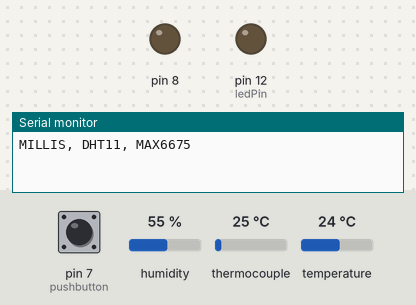
Simulated run of this sketch. Board: Arduino Uno, built with avr-gcc and run on an emulated ATmega328P. Parts: output pins drawn as LEDs (lit = HIGH), the last lines printed to the serial monitor. The inputs (shaded band) are chosen by the test bench; at power-on: pin 7 (pushbutton) LOW, humidity 55 %, thermocouple 25 °C, temperature 24 °C. Pins used as bus, display or sensor lines are not drawn.

Above: at 1.2 s.
1.3 s: pin 7 (pushbutton) pulled HIGH for 3 s
At 2.8 s:
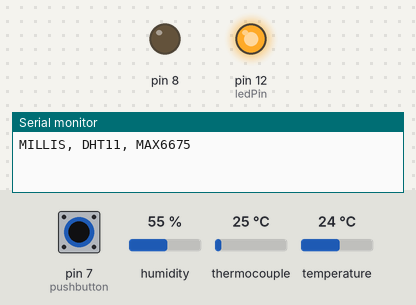
At 4.4 s:
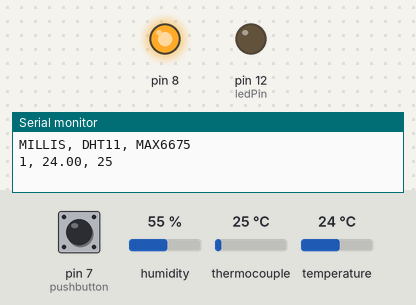
Timing chart, 0 to 15.5 s (numbered marks = the images above; inputs shaded):
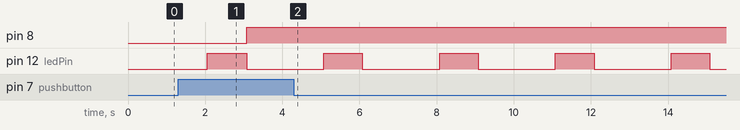

The sketch:

BUTTON-DHT-MAX.ino
```cpp
// this example is public domain. enjoy!
// www.ladyada.net/learn/sensors/thermocouple

#include "max6675.h"
#include "DHT.h"
#define DHTPIN 13
#define DHTTYPE DHT11   // DHT 11
int digitalval = 0;
int thermoDO = 6;
int thermoCS = 5;
int thermoCLK = 4;
int minuti = 1;
int thermtemp = 0;
int pushbutton = 7;
int ledPin = 12;
unsigned long old_millis = 0;
//unsigned long delta = 2000;
float temp;
MAX6675 thermocouple(thermoCLK, thermoCS, thermoDO);
int vccPin = 3;
int gndPin = 2;
DHT dht(DHTPIN, DHTTYPE);

void setup() {
  pinMode (8, OUTPUT);
  pinMode (12, OUTPUT);
  pinMode (pushbutton, INPUT);
  Serial.begin(9600);
  Serial.println(F("MILLIS, DHT11, MAX6675"));
  pinMode(vccPin, OUTPUT); digitalWrite(vccPin, HIGH);
  pinMode(gndPin, OUTPUT); digitalWrite(gndPin, LOW);

 // Serial.println("DHT11&MAX6675 test");

  delay(50);
}

void loop() {
  delay(2000);
digitalval = digitalRead(pushbutton);
  // Reading temperature or humidity takes about 250 milliseconds!
  // Sensor readings may also be up to 2 seconds 'old' (its a very slow sensor)
  //unsigned long now = millis();
  digitalWrite (12, HIGH);
  delay (1000);
  digitalWrite (12, LOW);
  if (digitalval == 1) {
    digitalWrite (ledPin, HIGH);
    float dhttemp = dht.readTemperature();
    int thermtemp = thermocouple.readCelsius();
    Serial.print (minuti);
    Serial.print (", ");
    Serial.print (dhttemp);
    Serial.print (", ");
    Serial.println (thermtemp);
//    old_millis = now;
    minuti = minuti + 1;
    temp = thermocouple.readCelsius ();
    digitalWrite (ledPin, LOW);
  }
  //il led si attiva quando la temperatura supera i 23 gradi
  if (temp > 23) {
    digitalWrite (8, HIGH);
  }
  //il led si spegne quando la temperatura va sotto i 20gradi
  if (temp < 20) {
    digitalWrite (8, LOW);
  }
  delay(1);
}
```

Measured:
- after the input at 1.3 s, pin 8: LOW → HIGH after 1.8 s
- by itself, pin 12 (ledPin): alternates HIGH for 1.0 s and LOW for 2.0 s
